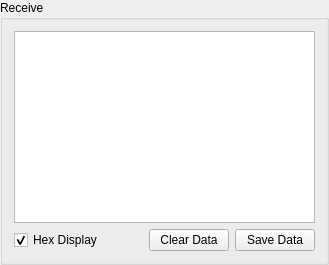
             <widget class="QGroupBox" name="groupBox_4">
              <property name="title">
               <string>Receive</string>
              </property>
              <layout class="QGridLayout" name="gridLayout_6">
               <item row="0" column="0">
                <widget class="QTextBrowser" name="receiveDataTextBrowser"/>
               </item>
               <item row="1" column="0">
                <layout class="QHBoxLayout" name="horizontalLayout_22">
                 <item>
                  <widget class="QCheckBox" name="receiveHexDisplayCheckBox">
                   <property name="text">
                    <string>Hex Display</string>
                   </property>
                   <property name="checked">
                    <bool>true</bool>
                   </property>
                  </widget>
                 </item>
                 <item>
                  <spacer name="horizontalSpacer_2">
                   <property name="orientation">
                    <enum>Qt::Horizontal</enum>
                   </property>
                   <property name="sizeHint" stdset="0">
                    <size>
                     <width>40</width>
                     <height>20</height>
                    </size>
                   </property>
                  </spacer>
                 </item>
                 <item>
                  <widget class="QPushButton" name="clearReceiveDataPushButton">
                   <property name="text">
                    <string>Clear Data</string>
                   </property>
                  </widget>
                 </item>
                 <item>
                  <widget class="QPushButton" name="saveReceiveDataPushButton">
                   <property name="text">
                    <string>Save Data</string>
                   </property>
                  </widget>
                 </item>
                </layout>
               </item>
              </layout>
             </widget>
